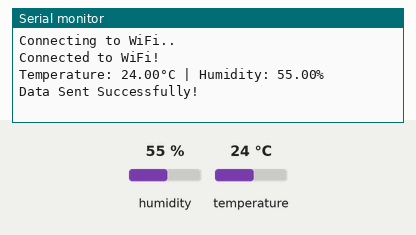
The sketch below on a simulated ESP32. On the bench: the last lines printed to the serial monitor. The inputs (shaded band) are chosen by the test bench; at power-on: humidity 55 %, temperature 24 °C. WiFi joins after 1.5 s; servers stay silent unless stated; uploads are accepted with an empty reply.

Above: at 3.2 s.
3.3 s: humidity set to 22 %
At 7.4 s:
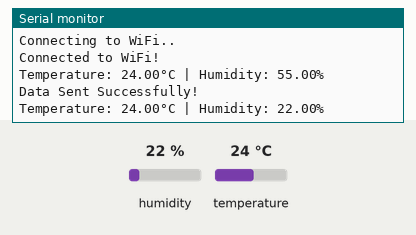
9.1 s: temperature set to 12 °C
At 13.6 s:
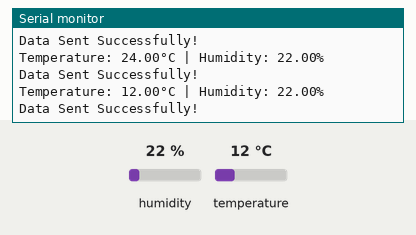
14.9 s: humidity set to 40 %
At 18.5 s:
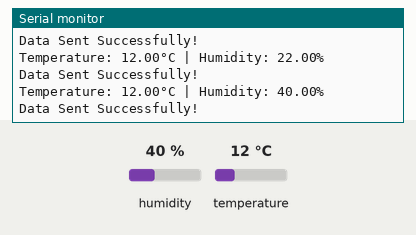
Timing chart, 0 to 20.0 s (numbered marks = the images above; inputs shaded):
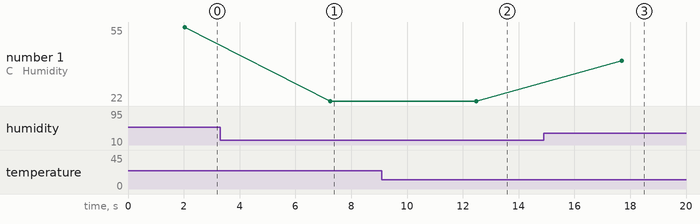

Measured:
- after the input at 3.3 s, the serial monitor: prints a new line after 3.9 s (image 1)
- after the input at 9.1 s, the serial monitor: prints a new line after 3.4 s (image 2)
- after the input at 14.9 s, the serial monitor: prints a new line after 2.8 s (image 3)
- plotted number 1: 55 → 22 after the input at 3.3 s, 22 → 40 after the input at 14.9 s

The sketch:

Tem_Humidsketch_feb21i.ino
```cpp
#include <WiFi.h>
#include <HTTPClient.h>
#include <Adafruit_Sensor.h>
#include <DHT.h>
#include <DHT_U.h>

#define WIFI_SSID "k"
#define WIFI_PASSWORD "1234567891011"

#define DHTPIN 17
#define DHTTYPE DHT11

DHT dht(DHTPIN, DHTTYPE);
void setup() {
  Serial.begin(115200);
  WiFi.begin(WIFI_SSID, WIFI_PASSWORD);

  Serial.print("Connecting to WiFi");
  while (WiFi.status() != WL_CONNECTED) {
    Serial.print(".");
    delay(1000);
  }
  Serial.println("\nConnected to WiFi!");

  dht.begin();
}
void loop() {
  if (WiFi.status() == WL_CONNECTED) {
    float temperature = dht.readTemperature();
    float humidity = dht.readHumidity();

    if (isnan(temperature) || isnan(humidity)) {
      Serial.println("Failed to read from DHT sensor!");
      return;
    }
    Serial.print("Temperature: ");
    Serial.print(temperature);
    Serial.print("°C | Humidity: ");
    Serial.print(humidity);
    Serial.println("%");

    HTTPClient http;
    String serverUrl = "http://Secretmunaangpearson/temperature_logger/insert_data.php?temperature=" +
                        String(temperature) + "&humidity=" + String(humidity);
    http.begin(serverUrl);
    int httpResponseCode = http.GET();

    if (httpResponseCode > 0) {
      Serial.println("Data Sent Successfully!");
    } else {
      Serial.print("Error Sending Data. HTTP Response code: ");
      Serial.println(httpResponseCode);
    }
    http.end();
  } else {
    Serial.println("WiFi Disconnected!");
  }
  delay(5000);
}
```
